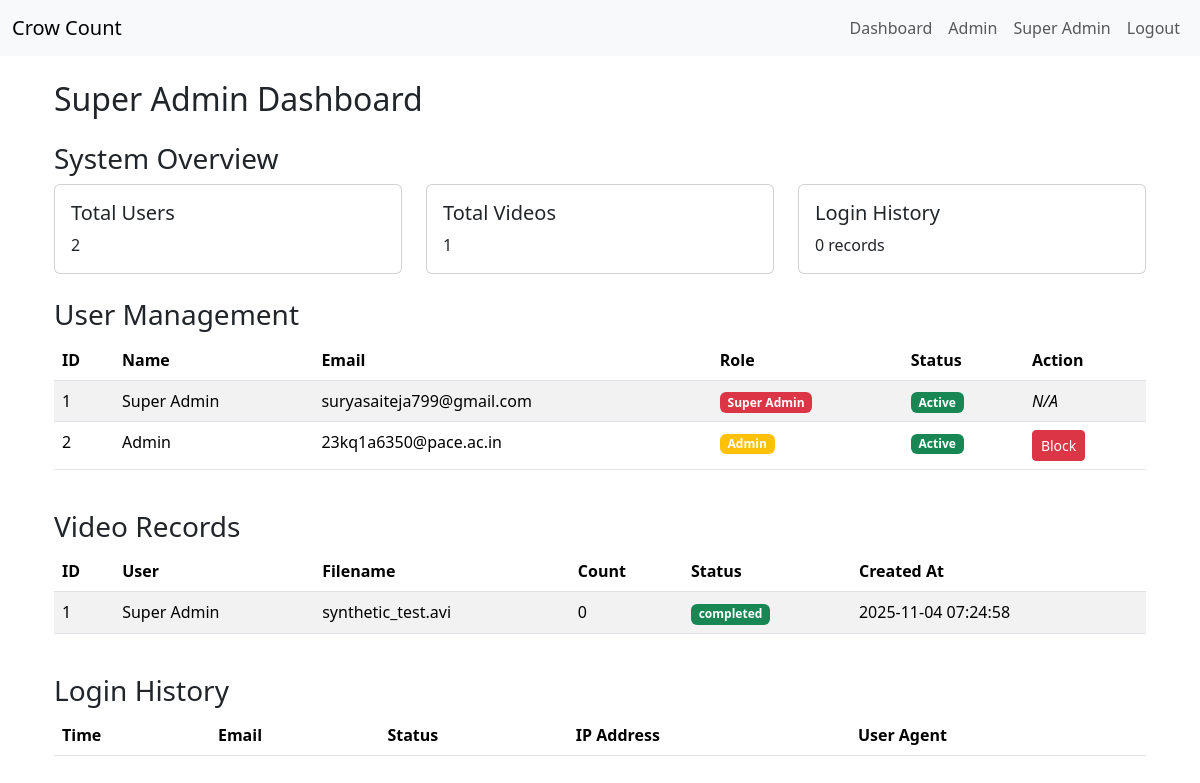
/super-admin (signed in), run on an earlier commit of the app's database.
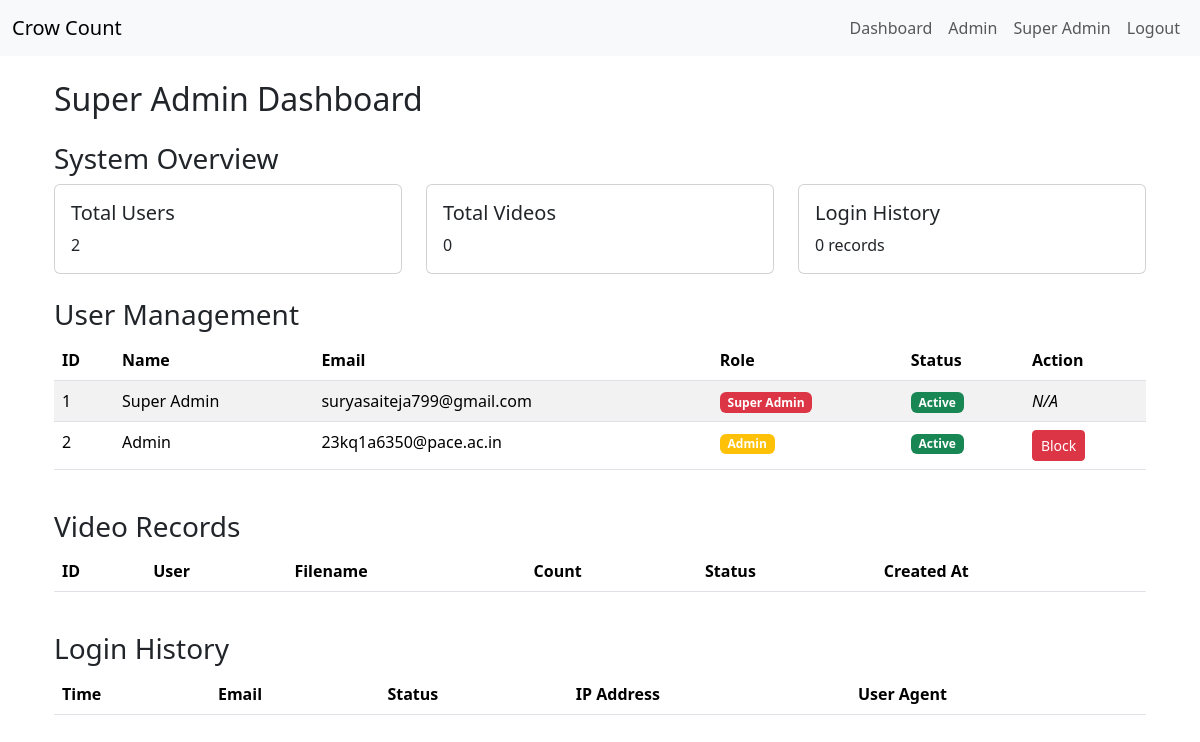
And on a later commit of the database.
### models.py (models this page shows, shortened)
class User(db.Model, UserMixin):
    id = db.Column(db.Integer, primary_key=True)
    name = db.Column(db.String(120), nullable=False)
    email = db.Column(db.String(200), unique=True, nullable=False)
    password_hash = db.Column(db.String(200), nullable=False)
    is_admin = db.Column(db.Boolean, default=False)
    is_super_admin = db.Column(db.Boolean, default=False)
    is_active = db.Column(db.Boolean, default=True)

class VideoRecord(db.Model):
    id = db.Column(db.Integer, primary_key=True)
    user_id = db.Column(db.Integer, db.ForeignKey('user.id'))
    filename = db.Column(db.String(300), nullable=False)
    total_count = db.Column(db.Integer, default=0)
    status = db.Column(db.String(32), default='pending')
    error_message = db.Column(db.String(500), nullable=True)
    processed_at = db.Column(db.DateTime, nullable=True)
    created_at = db.Column(db.DateTime, default=datetime.utcnow)
    zones = db.Column(db.Text, nullable=True)  # JSON string containing zone coordinates
    grid_size = db.Column(db.Text, nullable=True)  # JSON string containing grid dimensions
    user = db.relationship('User', backref=db.backref('records', lazy=True))

### app.py (the view)
    @app.route('/super-admin')
    @login_required
    def super_admin_dashboard():
        if not current_user.is_super_admin:
            flash('Access denied', 'danger')
            return redirect(url_for('index'))
        users = User.query.all()
        videos = VideoRecord.query.all()
        login_history = LoginHistory.query.order_by(LoginHistory.created_at.desc()).all()
        return render_template('super_admin.html',
                             users=users,
                             videos=videos,
                             login_history=login_history)

### templates/super_admin.html (shortened to what this page needs)
{% extends "base.html" %}
{% block content %}
<div class="container mt-4">
    <h2>Super Admin Dashboard</h2>
    <div class="row mt-4">
        <div class="col-12">
            <h3>System Overview</h3>
            <div class="row">
                <div class="col-md-4">
                    <div class="card">
                        <div class="card-body">
                            <h5 class="card-title">Total Users</h5>
                            <p class="card-text">{{ users|length }}</p>
                        </div>
                    </div>
                </div>
                <div class="col-md-4">
                    <div class="card">
                        <div class="card-body">
                            <h5 class="card-title">Total Videos</h5>
                            <p class="card-text">{{ videos|length }}</p>
                        </div>
                    </div>
                </div>
                <div class="col-md-4">
                    <div class="card">
                        <div class="card-body">
                            <h5 class="card-title">Login History</h5>
                            <p class="card-text">{{ login_history|length }} records</p>
                        </div>
                    </div>
                </div>
            </div>
        </div>
    </div>
    <div class="row mt-4">
        <div class="col-12">
            <h3>User Management</h3>
            <div class="table-responsive">
                <table class="table table-striped">
                    <thead>
                        <tr>
                            <th>ID</th>
                            <th>Name</th>
                            <th>Email</th>
                            <th>Role</th>
                            <th>Status</th>
                            <th>Action</th>
                        </tr>
                    </thead>
                    <tbody>
                        {% for user in users %}
                        <tr>
                            <td>{{ user.id }}</td>
                            <td>{{ user.name }}</td>
                            <td>{{ user.email }}</td>
                            <td>
                                {% if user.is_super_admin %}
                                <span class="badge bg-danger">Super Admin</span>
                                {% elif user.is_admin %}
                                <span class="badge bg-warning">Admin</span>
                                {% else %}
                                <span class="badge bg-info">User</span>
                                {% endif %}
                            </td>
                            <td>
                                {% if not user.is_active %}
                                    <span class="badge bg-danger">Blocked</span>
                                {% else %}
                                    <span class="badge bg-success">Active</span>
                                {% endif %}
                            </td>
                            <td>
                                {% if not user.is_super_admin and user.id != current_user.id %}
                                <form method="post" action="{{ url_for('super_admin_toggle_block', user_id=user.id) }}" style="display:inline">
                                    <button type="submit" class="btn btn-sm {% if user.is_active %}btn-danger{% else %}btn-success{% endif %}">{% if user.is_active %}Block{% else %}Unblock{% endif %}</button>
                                </form>
                                {% else %}
                                    <em>N/A</em>
                                {% endif %}
                            </td>
                        </tr>
                        {% endfor %}
                    </tbody>
                </table>
            </div>
        </div>
    </div>
    <div class="row mt-4">
        <div class="col-12">
            <h3>Video Records</h3>
            <div class="table-responsive">
                <table class="table table-striped">
                    <thead>
                        <tr>
                            <th>ID</th>
                            <th>User</th>
                            <th>Filename</th>
                            <th>Count</th>
                            <th>Status</th>
                            <th>Created At</th>
                        </tr>
                    </thead>
                    <tbody>
                        {% for video in videos %}
                        <tr>
                            <td>{{ video.id }}</td>
                            <td>{{ video.user.name }}</td>
                            <td>{{ video.filename }}</td>
                            <td>{{ video.total_count }}</td>
                            <td>
                                <span class="badge {% if video.status == 'completed' %}bg-success{% elif video.status == 'error' %}bg-danger{% else %}bg-warning{% endif %}">
                                    {{ video.status }}
                                </span>
                            </td>
                            <td>{{ video.created_at.strftime('%Y-%m-%d %H:%M:%S') }}</td>
                        </tr>
                        {% endfor %}
                    </tbody>
                </table>
            </div>
        </div>
    </div>
    <div class="row mt-4">
        <div class="col-12">
            <h3>Login History</h3>
            <div class="table-responsive">
                <table class="table table-striped">
                    <thead>
                        <tr>
                            <th>Time</th>
                            <th>Email</th>
                            <th>Status</th>
                            <th>IP Address</th>
                            <th>User Agent</th>
                        </tr>
                    </thead>
                </table>
            </div>
        </div>
    </div>
</div>
{% endblock %}

### templates/base.html (shortened to what this page needs)
<!doctype html>
<html lang="en">
  <head>
    <link href="https://cdn.jsdelivr.net/npm/bootstrap@5.3.2/dist/css/bootstrap.min.css" rel="stylesheet">
  </head>
  <body>
    <nav class="navbar navbar-expand-lg navbar-light bg-light">
      <div class="container-fluid">
        <a class="navbar-brand" href="{{ url_for('index') }}">Crow Count</a>
        <div class="collapse navbar-collapse" id="navbarNav">
          <ul class="navbar-nav ms-auto">
            {% if current_user.is_authenticated %}
              <li class="nav-item"><a class="nav-link" href="{{ url_for('dashboard') }}">Dashboard</a></li>
              {% if current_user.is_admin %}
                <li class="nav-item"><a class="nav-link" href="{{ url_for('admin') }}">Admin</a></li>
              {% endif %}
              {% if current_user.is_super_admin %}
                <li class="nav-item"><a class="nav-link" href="{{ url_for('super_admin_dashboard') }}">Super Admin</a></li>
              {% endif %}
              <li class="nav-item"><a class="nav-link" href="{{ url_for('logout') }}">Logout</a></li>
            {% else %}
              <li class="nav-item"><a class="nav-link" href="{{ url_for('login') }}">Login</a></li>
              <li class="nav-item"><a class="nav-link" href="{{ url_for('register') }}">Register</a></li>
            {% endif %}
          </ul>
        </div>
      </div>
    </nav>
    <div class="container mt-4">
      {% block content %}{% endblock %}
    </div>
  </body>
</html>

What changed in the data, as far as the page shows it:
removed VideoRecord: id "1", user.name "Super Admin", filename "synthetic_test.avi", total_count "0", status "completed", created_at "2025-11-04 07:24:58"
Also different on the page:
{{ videos|length }}: "1" → "0"
